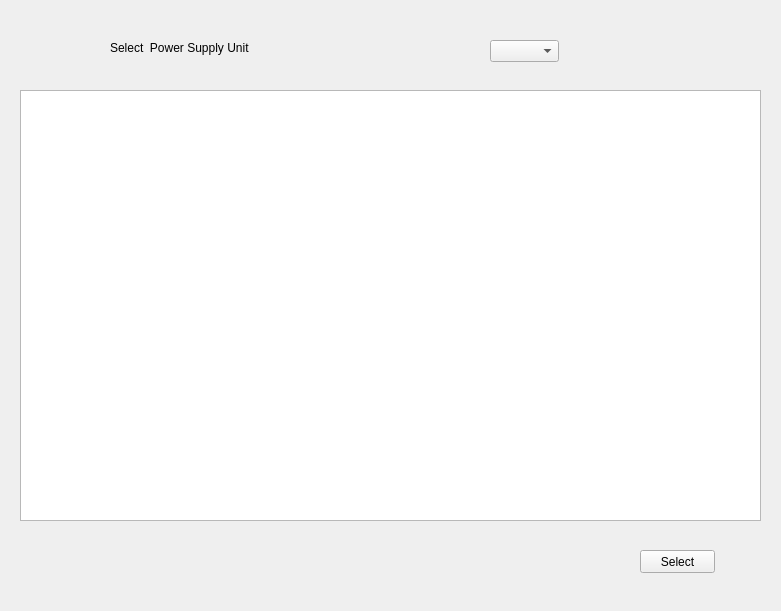
<?xml version="1.0" encoding="UTF-8"?>
<ui version="4.0">
 <class>Form</class>
 <widget class="QWidget" name="Form">
  <property name="geometry">
   <rect>
    <x>0</x>
    <y>0</y>
    <width>781</width>
    <height>611</height>
   </rect>
  </property>
  <property name="windowTitle">
   <string>Form</string>
  </property>
  <widget class="QComboBox" name="comboBox">
   <property name="geometry">
    <rect>
     <x>490</x>
     <y>40</y>
     <width>69</width>
     <height>22</height>
    </rect>
   </property>
  </widget>
  <widget class="QLabel" name="label">
   <property name="geometry">
    <rect>
     <x>110</x>
     <y>40</y>
     <width>151</width>
     <height>16</height>
    </rect>
   </property>
   <property name="text">
    <string>Select  Power Supply Unit</string>
   </property>
  </widget>
  <widget class="QTableWidget" name="tableWidget">
   <property name="geometry">
    <rect>
     <x>20</x>
     <y>90</y>
     <width>741</width>
     <height>431</height>
    </rect>
   </property>
  </widget>
  <widget class="QPushButton" name="pushButton">
   <property name="geometry">
    <rect>
     <x>640</x>
     <y>550</y>
     <width>75</width>
     <height>23</height>
    </rect>
   </property>
   <property name="text">
    <string>Select</string>
   </property>
  </widget>
 </widget>
 <resources/>
 <connections/>
</ui>
